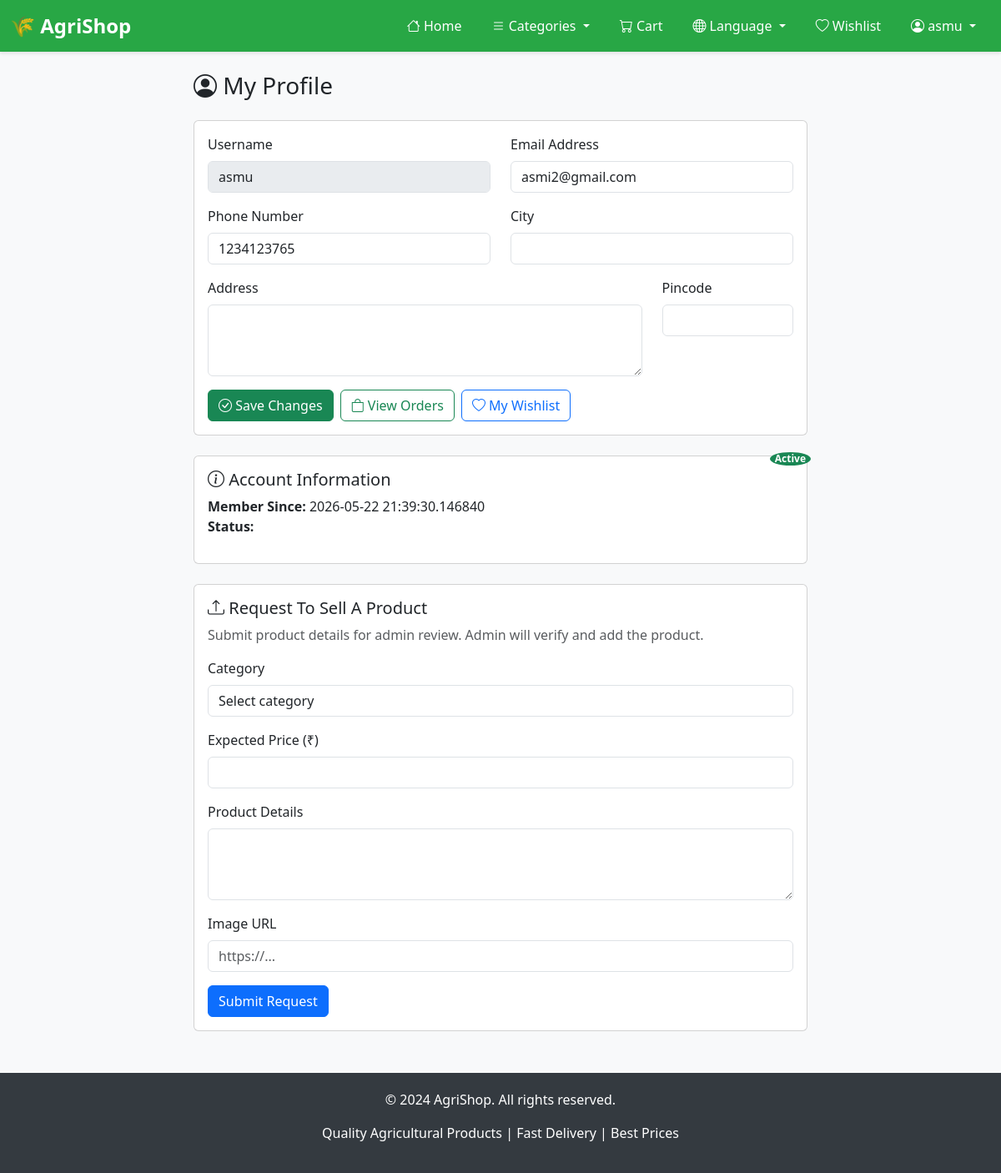
Page /profile (signed in) on the committed database.
### tables this page shows
CREATE TABLE users (
        id INTEGER PRIMARY KEY AUTOINCREMENT,
        username TEXT UNIQUE,
        password TEXT,
        email TEXT,
        phone TEXT,
        address TEXT,
        city TEXT,
        pincode TEXT,
        created_at TIMESTAMP,
        role TEXT DEFAULT 'customer'
    );

### app.py (the view, shortened to what this page needs)
@app.route('/profile', methods=["GET","POST"])
def profile():
    if "user" not in session:
        return redirect(url_for("login"))
    conn = sqlite3.connect("database.db")
    cursor = conn.cursor()
    cursor.execute("SELECT * FROM users WHERE username=?", (session["user"],))
    user = cursor.fetchone()
    cursor.execute("SELECT * FROM categories")
    categories = cursor.fetchall()
    cursor.execute("SELECT id, category, expected_price, details, image_url, status, created_at FROM seller_requests WHERE user_id=(SELECT id FROM users WHERE username=?) ORDER BY created_at DESC", (session["user"],))
    user_requests = cursor.fetchall()
    conn.close()
    return render_template("profile.html", user=user, categories=categories, user_requests=user_requests)

### app.py (called while the page is built)
def get_locale():
    return session.get('language', 'en')

def get_translation(key, default=''):
    locale = get_locale()
    return translations.get(locale, {}).get(key, translations.get('en', {}).get(key, default))

@app.before_request
def inject_translations():
    request.get_translation = get_translation
    request.current_language = get_locale()

### templates/profile.html (shortened to what this page needs)
{% extends "base.html" %}
{% block content %}
<div class="row">
    <div class="col-md-8 offset-md-2">
        <h3 class="mb-4"><i class="bi bi-person-circle"></i> My Profile</h3>
        <div class="card">
            <div class="card-body">
                <form method="POST">
                    <div class="row">
                        <div class="col-md-6 mb-3">
                            <label class="form-label">Username</label>
                            <input type="text" class="form-control" value="{{ user[1] }}" disabled>
                        </div>
                        <div class="col-md-6 mb-3">
                            <label class="form-label">Email Address</label>
                            <input type="email" class="form-control" name="email" value="{{ user[3] or '' }}" required>
                        </div>
                    </div>
                    <div class="row">
                        <div class="col-md-6 mb-3">
                            <label class="form-label">Phone Number</label>
                            <input type="tel" class="form-control" name="phone" value="{{ user[4] or '' }}">
                        </div>
                        <div class="col-md-6 mb-3">
                            <label class="form-label">City</label>
                            <input type="text" class="form-control" name="city" value="{{ user[6] or '' }}">
                        </div>
                    </div>
                    <div class="row">
                        <div class="col-md-9 mb-3">
                            <label class="form-label">Address</label>
                            <textarea class="form-control" name="address" rows="3">{{ user[5] or '' }}</textarea>
                        </div>
                        <div class="col-md-3 mb-3">
                            <label class="form-label">Pincode</label>
                            <input type="text" class="form-control" name="pincode" value="{{ user[7] or '' }}">
                        </div>
                    </div>
                    <div class="d-flex gap-2">
                        <button type="submit" class="btn btn-success">
                            <i class="bi bi-check-circle"></i> Save Changes
                        </button>
                        <a href="/my-orders" class="btn btn-outline-success">
                            <i class="bi bi-bag"></i> View Orders
                        </a>
                        <a href="/wishlist" class="btn btn-outline-primary">
                            <i class="bi bi-heart"></i> My Wishlist
                        </a>
                    </div>
                </form>
            </div>
        </div>
        <div class="card mt-4">
            <div class="card-body">
                <h5 class="card-title"><i class="bi bi-info-circle"></i> Account Information</h5>
                <ul class="list-unstyled">
                    <li><strong>Member Since:</strong> {{ user[8] if user[8] else 'Just now' }}</li>
                    <li><strong>Status:</strong> <span class="badge bg-success">Active</span></li>
                </ul>
            </div>
        </div>
        <div class="card mt-4">
            <div class="card-body">
                <h5 class="card-title"><i class="bi bi-upload"></i> Request To Sell A Product</h5>
                <p class="text-muted">Submit product details for admin review. Admin will verify and add the product.</p>
                <form method="POST" action="/request-sell">
                    <div class="mb-3">
                        <label class="form-label">Category</label>
                        <select name="category" class="form-control" required>
                            <option value="">Select category</option>
                        </select>
                    </div>
                    <div class="mb-3">
                        <label class="form-label">Expected Price (₹)</label>
                        <input class="form-control" name="expected_price" type="number" step="0.01" required>
                    </div>
                    <div class="mb-3">
                        <label class="form-label">Product Details</label>
                        <textarea class="form-control" name="details" rows="3" required></textarea>
                    </div>
                    <div class="mb-3">
                        <label class="form-label">Image URL</label>
                        <input class="form-control" name="image_url" placeholder="https://...">
                    </div>
                    <button class="btn btn-primary">Submit Request</button>
                </form>
            </div>
        </div>
    </div>
</div>
{% endblock %}

### templates/base.html (shortened to what this page needs)
<!DOCTYPE html>
<html>
<head>
    <link href="https://cdn.jsdelivr.net/npm/bootstrap@5.3.0/dist/css/bootstrap.min.css" rel="stylesheet">
    <link href="https://cdn.jsdelivr.net/npm/bootstrap-icons@1.10.0/font/bootstrap-icons.css" rel="stylesheet">
</head>
<body>
<nav class="navbar navbar-expand-lg navbar-dark">
    <div class="container-fluid">
        <a class="navbar-brand" href="/">🌾 AgriShop</a>
        <div class="collapse navbar-collapse" id="navbarNav">
            <ul class="navbar-nav ms-auto">
                <li class="nav-item">
                    <a class="nav-link" href="/">
                        <i class="bi bi-house"></i> {{ request.get_translation('home') }}
                    </a>
                </li>
                <li class="nav-item dropdown">
                    <a class="nav-link dropdown-toggle" href="#" id="categoriesDropdown" role="button" data-bs-toggle="dropdown">
                        <i class="bi bi-list"></i> {{ request.get_translation('categories') }}
                    </a>
                </li>
                <li class="nav-item">
                    <a class="nav-link position-relative" href="/cart">
                        <i class="bi bi-cart"></i> {{ request.get_translation('cart') }}
                        {% set cart_count = session.get('cart', {})|length %}
                    </a>
                </li>
                <li class="nav-item dropdown">
                    <a class="nav-link dropdown-toggle" href="#" id="languageDropdown" role="button" data-bs-toggle="dropdown">
                        <i class="bi bi-globe"></i> {{ request.get_translation('language') }}
                    </a>
                </li>
                {% if session.get('user') %}
                    <li class="nav-item">
                        <a class="nav-link" href="/wishlist">
                            <i class="bi bi-heart"></i> {{ request.get_translation('wishlist') }}
                        </a>
                    </li>
                    <li class="nav-item dropdown">
                        <a class="nav-link dropdown-toggle" href="#" id="userDropdown" role="button" data-bs-toggle="dropdown">
                            <i class="bi bi-person-circle"></i> {{ session.get('user') }}
                        </a>
                    </li>
                {% endif %}
            </ul>
        </div>
    </div>
</nav>
<div class="container mt-4 mb-5">
    {% block content %}{% endblock %}
</div>
<footer class="text-center">
    <div class="container">
        <p>&copy; 2024 AgriShop. {{ request.get_translation('all_rights_reserved', 'All rights reserved.') }}</p>
        <p>{{ request.get_translation('footer_message', 'Quality Agricultural Products | Fast Delivery | Best Prices') }}</p>
    </div>
</footer>
</body>
</html>

### templates/base.html (style rules this page uses)
body { background-color: #f8f9fa; }
.navbar { background-color: #28a745 !important; box-shadow: 0 2px 4px rgba(0,0,0,0.1); }
.navbar-brand { font-size: 1.5rem; font-weight: bold; }
.nav-link { color: white !important; margin: 0 10px; transition: opacity 0.3s; }
.badge { position: absolute; top: -5px; right: -5px; background-color: #dc3545; color: white; border-radius: 50%; padding: 2px 6px; font-size: 12px; }
footer { background-color: #343a40; color: white; padding: 20px 0; margin-top: 50px; }

### rows in the picture
users: get "asmu", username "asmu", email "asmi2@gmail.com", phone "1234123765", created_at "2026-05-22 21:39:30.146840"

### other values in the picture
{{ request.get_translation('home') }} "Home"
{{ request.get_translation('categories') }} "Categories"
{{ request.get_translation('cart') }} "Cart"
{{ request.get_translation('language') }} "Language"
{{ request.get_translation('wishlist') }} "Wishlist"
{{ request.get_translation('all_rights_reserved', 'All rights reserved.') }} "All rights reserved."
